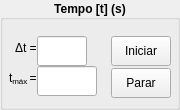
   <widget class="QGroupBox" name="gbTempo">
    <property name="geometry">
     <rect>
      <x>190</x>
      <y>150</y>
      <width>180</width>
      <height>110</height>
     </rect>
    </property>
    <property name="sizePolicy">
     <sizepolicy hsizetype="Fixed" vsizetype="Fixed">
      <horstretch>0</horstretch>
      <verstretch>0</verstretch>
     </sizepolicy>
    </property>
    <property name="minimumSize">
     <size>
      <width>180</width>
      <height>110</height>
     </size>
    </property>
    <property name="maximumSize">
     <size>
      <width>180</width>
      <height>110</height>
     </size>
    </property>
    <property name="font">
     <font>
      <weight>75</weight>
      <bold>true</bold>
     </font>
    </property>
    <property name="title">
     <string>Tempo [t] (s)</string>
    </property>
    <property name="alignment">
     <set>Qt::AlignCenter</set>
    </property>
    <widget class="QWidget" name="formLayoutWidget_5">
     <property name="geometry">
      <rect>
       <x>9</x>
       <y>30</y>
       <width>98</width>
       <height>71</height>
      </rect>
     </property>
     <layout class="QFormLayout" name="formLayout_2">
      <property name="sizeConstraint">
       <enum>QLayout::SetMinAndMaxSize</enum>
      </property>
      <property name="fieldGrowthPolicy">
       <enum>QFormLayout::ExpandingFieldsGrow</enum>
      </property>
      <property name="labelAlignment">
       <set>Qt::AlignRight|Qt::AlignTrailing|Qt::AlignVCenter</set>
      </property>
      <property name="formAlignment">
       <set>Qt::AlignLeading|Qt::AlignLeft|Qt::AlignVCenter</set>
      </property>
      <property name="horizontalSpacing">
       <number>0</number>
      </property>
      <property name="verticalSpacing">
       <number>0</number>
      </property>
      <item row="0" column="0">
       <widget class="QLabel" name="lbDeltaT">
        <property name="font">
         <font>
          <weight>50</weight>
          <bold>false</bold>
         </font>
        </property>
        <property name="toolTip">
         <string>Intervalo de tempo (s) entre cada medida</string>
        </property>
        <property name="text">
         <string>&lt;html&gt;&lt;head/&gt;&lt;body&gt;&lt;p&gt;Δt =&lt;/p&gt;&lt;/body&gt;&lt;/html&gt;</string>
        </property>
       </widget>
      </item>
      <item row="0" column="1">
       <widget class="QLineEdit" name="editDeltaT">
        <property name="enabled">
         <bool>true</bool>
        </property>
        <property name="sizePolicy">
         <sizepolicy hsizetype="Fixed" vsizetype="Fixed">
          <horstretch>0</horstretch>
          <verstretch>0</verstretch>
         </sizepolicy>
        </property>
        <property name="minimumSize">
         <size>
          <width>50</width>
          <height>30</height>
         </size>
        </property>
        <property name="maximumSize">
         <size>
          <width>50</width>
          <height>30</height>
         </size>
        </property>
        <property name="toolTip">
		<string>Intervalo de Tempo [min 0.03] entre Cada Medição em segundos</string>
        </property>
        <property name="alignment">
         <set>Qt::AlignCenter</set>
        </property>
       </widget>
      </item>
      <item row="1" column="0">
       <widget class="QLabel" name="lbTmax">
        <property name="font">
         <font>
          <weight>50</weight>
          <bold>false</bold>
         </font>
        </property>
        <property name="toolTip">
         <string>Tempo total (s) para a realização da medição. A medição será realizada desde t=0 até esse valor máximo.</string>
        </property>
        <property name="text">
         <string>&lt;html&gt;&lt;head/&gt;&lt;body&gt;&lt;p&gt;t&lt;span style=&quot; vertical-align:sub;&quot;&gt;máx &lt;/span&gt;=&lt;/p&gt;&lt;/body&gt;&lt;/html&gt;</string>
        </property>
       </widget>
      </item>
      <item row="1" column="1">
       <widget class="QLineEdit" name="editTmax">
        <property name="enabled">
         <bool>true</bool>
        </property>
        <property name="sizePolicy">
         <sizepolicy hsizetype="Fixed" vsizetype="Fixed">
          <horstretch>0</horstretch>
          <verstretch>0</verstretch>
         </sizepolicy>
        </property>
        <property name="minimumSize">
         <size>
          <width>60</width>
          <height>30</height>
         </size>
        </property>
        <property name="maximumSize">
         <size>
          <width>60</width>
          <height>30</height>
         </size>
        </property>
        <property name="sizeIncrement">
         <size>
          <width>40</width>
          <height>30</height>
         </size>
        </property>
        <property name="toolTip">
         <string>Tempo Máximo de Medição em segundos</string>
        </property>
        <property name="alignment">
         <set>Qt::AlignCenter</set>
        </property>
       </widget>
      </item>
     </layout>
    </widget>
    <widget class="QWidget" name="formLayoutWidget_8">
     <property name="geometry">
      <rect>
       <x>111</x>
       <y>31</y>
       <width>62</width>
       <height>71</height>
      </rect>
     </property>
     <layout class="QFormLayout" name="formLayout_7">
      <property name="labelAlignment">
       <set>Qt::AlignJustify|Qt::AlignVCenter</set>
      </property>
      <property name="formAlignment">
       <set>Qt::AlignJustify|Qt::AlignVCenter</set>
      </property>
      <property name="horizontalSpacing">
       <number>0</number>
      </property>
      <property name="verticalSpacing">
       <number>2</number>
      </property>
      <item row="1" column="0">
       <widget class="QPushButton" name="btnIniciar">
        <property name="enabled">
         <bool>true</bool>
        </property>
        <property name="sizePolicy">
         <sizepolicy hsizetype="Fixed" vsizetype="Fixed">
          <horstretch>0</horstretch>
          <verstretch>0</verstretch>
         </sizepolicy>
        </property>
        <property name="minimumSize">
         <size>
          <width>60</width>
          <height>30</height>
         </size>
        </property>
        <property name="maximumSize">
         <size>
          <width>60</width>
          <height>30</height>
         </size>
        </property>
        <property name="font">
         <font>
          <weight>50</weight>
          <bold>false</bold>
         </font>
        </property>
        <property name="text">
         <string>Iniciar</string>
        </property>
       </widget>
      </item>
      <item row="2" column="0">
       <widget class="QPushButton" name="btnParar">
        <property name="enabled">
         <bool>true</bool>
        </property>
        <property name="sizePolicy">
         <sizepolicy hsizetype="Fixed" vsizetype="Fixed">
          <horstretch>0</horstretch>
          <verstretch>0</verstretch>
         </sizepolicy>
        </property>
        <property name="minimumSize">
         <size>
          <width>60</width>
          <height>30</height>
         </size>
        </property>
        <property name="maximumSize">
         <size>
          <width>60</width>
          <height>30</height>
         </size>
        </property>
        <property name="font">
         <font>
          <weight>50</weight>
          <bold>false</bold>
         </font>
        </property>
        <property name="text">
         <string>Parar</string>
        </property>
       </widget>
      </item>
     </layout>
    </widget>
   </widget>
